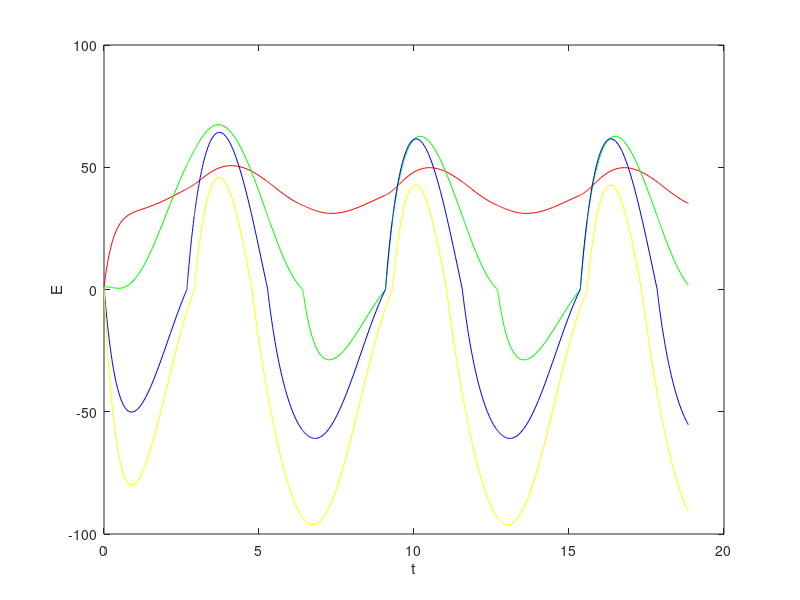

Write the MATLAB code that produced this figure.
function Coupled
    clf;
    %params
    a0 = 0.7;
    a2 = 0.1;
    ai = 0.4;
    S0 = 420;
    S1 = 338;
    S2 = 240;
    w = 1;
    A = 193;
    B = 2.1;
    C = 0.6;
    Fb = 4;
    F = 0;
    x1 = 0;
    x2 = .33;
    x3 = .67;
    x4 = 1;
    fig = figure('Name', 'Multiple Latitudes With Heat Transport', 'NumberTitle', 'off');
    G = @(t, E) [getAlbedo(E(1), x1)*getSeasonal(x1, t)-(A+B*E(1))+C*(mean(E)-E(1))+Fb+F;
                    getAlbedo(E(2), x2)*getSeasonal(x2, t)-(A+B*E(2))+C*(mean(E)-E(2))+Fb+F;
                        getAlbedo(E(3), x3)*getSeasonal(x3, t)-(A+B*E(3))+C*(mean(E)-E(3))+Fb+F;
                            getAlbedo(E(4), x4)*getSeasonal(x4, t)-(A+B*E(4))+C*(mean(E)-E(4))+Fb+F];
    [t E] = ode45(G, [0 6*pi], [1, 1, 1, 1]);
    plot(t, E(:,1), 'r', t, E(:,2), 'g', t, E(:,3), 'b', t, E(:,4), 'y'); hold on;
    xlabel("t");
    ylabel("E")'
    %x=1;
    %t = linspace(0, 6*pi, 100);
    %E = linspace(0,1,100);
    %for ix=linspace(2,length(t),length(t)-1)
        %ix
        %E(ix) = (getAlbedo(E(ix-1),x)*(S0-S2*x*x)+Fb+F-A)/B+(a0-a2*x*x)*(S1*x)*(w*sin(w*t(ix)+pi)+B*cos(w*t(ix)+pi))/(w*w+B*B);
    %end
    %plot(t,E); hold on;
end

function albedo=getAlbedo(E, x)
    a0 = 0.7;
    a2 = 0.1;
    ai = 0.4;
    if E > 0
        albedo=a0-a2*(x*x);
    else
        albedo = ai;
    end
end

function season=getSeasonal(x, t)
    S0 = 420;
    S1 = 338;
    S2 = 240;
    w = 1;
    season = S0-S1*x*cos(w*t)-S2*x*x;
end